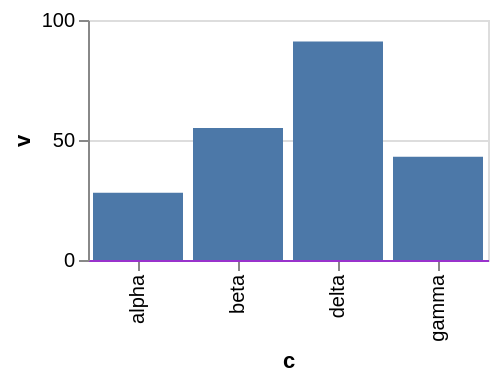

The specification (Vega-Lite) saved for this image:
### Vega-Lite specification from a JSON file in a GitHub repository (floating-point values rounded to 4 significant figures)
{"$schema": "https://vega.github.io/schema/vega-lite/v6.json", "width": 200, "height": 120, "data": {"values": [{"c": "alpha", "v": 28, "w": 3, "t": "2024-01-07"}, {"c": "beta", "v": 55, "w": 7, "t": "2024-03-19"}, {"c": "gamma", "v": 43, "w": 5, "t": "2024-06-02"}, {"c": "delta", "v": 91, "w": 9, "t": "2024-09-11"}]}, "mark": "bar", "encoding": {"x": {"field": "c", "type": "nominal"}, "y": {"field": "v", "type": "quantitative"}}, "config": {"axisX": {"domainColor": "darkorchid"}}}
